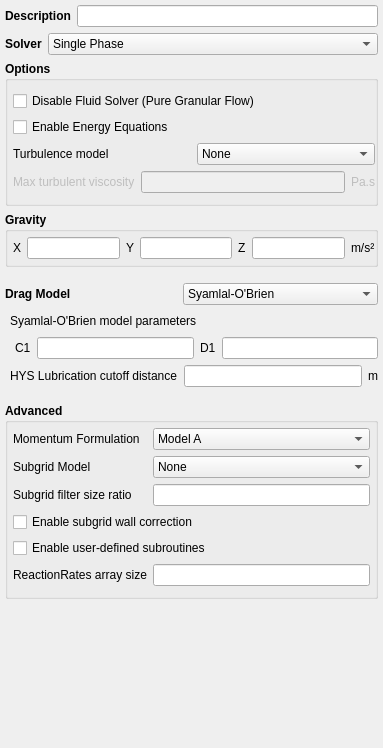
<?xml version="1.0" encoding="UTF-8"?>
<ui version="4.0">
 <class>model_setup</class>
 <widget class="QWidget" name="model_setup">
  <property name="geometry">
   <rect>
    <x>0</x>
    <y>0</y>
    <width>383</width>
    <height>748</height>
   </rect>
  </property>
  <layout class="QVBoxLayout" name="verticalLayout">
   <property name="leftMargin">
    <number>5</number>
   </property>
   <property name="topMargin">
    <number>5</number>
   </property>
   <property name="rightMargin">
    <number>5</number>
   </property>
   <property name="bottomMargin">
    <number>0</number>
   </property>
   <item>
    <layout class="QHBoxLayout" name="horizontalLayout">
     <item>
      <widget class="QLabel" name="label_description">
       <property name="font">
        <font>
         <weight>75</weight>
         <bold>true</bold>
        </font>
       </property>
       <property name="text">
        <string>Description</string>
       </property>
      </widget>
     </item>
     <item>
      <widget class="LineEdit" name="combobox_keyword_description"/>
     </item>
    </layout>
   </item>
   <item>
    <layout class="QHBoxLayout" name="horizontalLayout_2">
     <item>
      <widget class="QLabel" name="label_6">
       <property name="sizePolicy">
        <sizepolicy hsizetype="Maximum" vsizetype="Preferred">
         <horstretch>0</horstretch>
         <verstretch>0</verstretch>
        </sizepolicy>
       </property>
       <property name="font">
        <font>
         <weight>75</weight>
         <bold>true</bold>
        </font>
       </property>
       <property name="text">
        <string>Solver</string>
       </property>
      </widget>
     </item>
     <item>
      <widget class="ComboBox" name="combobox_solver">
       <item>
        <property name="text">
         <string>Single Phase</string>
        </property>
       </item>
       <item>
        <property name="text">
         <string>Two-Fluid Model (MFiX-TFM)</string>
        </property>
       </item>
       <item>
        <property name="text">
         <string>Discrete Element Model (MFiX-DEM)</string>
        </property>
       </item>
       <item>
        <property name="text">
         <string>Particle-in-Cell (MFiX-PIC)</string>
        </property>
       </item>
       <item>
        <property name="text">
         <string>MFiX-Hybrid</string>
        </property>
       </item>
      </widget>
     </item>
    </layout>
   </item>
   <item>
    <widget class="QGroupBox" name="groupBox_options">
     <property name="font">
      <font>
       <weight>75</weight>
       <bold>true</bold>
      </font>
     </property>
     <property name="title">
      <string>Options</string>
     </property>
     <property name="flat">
      <bool>true</bool>
     </property>
     <layout class="QGridLayout" name="gridLayout_2">
      <property name="leftMargin">
       <number>5</number>
      </property>
      <property name="topMargin">
       <number>10</number>
      </property>
      <property name="rightMargin">
       <number>0</number>
      </property>
      <property name="bottomMargin">
       <number>10</number>
      </property>
      <item row="0" column="0" colspan="2">
       <widget class="QCheckBox" name="checkbox_disable_fluid_solver">
        <property name="font">
         <font>
          <weight>50</weight>
          <bold>false</bold>
         </font>
        </property>
        <property name="text">
         <string>Disable Fluid Solver (Pure Granular Flow)</string>
        </property>
       </widget>
      </item>
      <item row="1" column="0" colspan="2">
       <widget class="CheckBox" name="checkbox_keyword_energy_eq">
        <property name="font">
         <font>
          <weight>50</weight>
          <bold>false</bold>
         </font>
        </property>
        <property name="text">
         <string>Enable Energy Equations</string>
        </property>
       </widget>
      </item>
      <item row="2" column="0">
       <widget class="QLabel" name="label_turbulence_model">
        <property name="enabled">
         <bool>true</bool>
        </property>
        <property name="font">
         <font>
          <weight>50</weight>
          <bold>false</bold>
         </font>
        </property>
        <property name="text">
         <string>Turbulence model</string>
        </property>
       </widget>
      </item>
      <item row="2" column="1">
       <widget class="ComboBox" name="combobox_turbulence_model">
        <property name="enabled">
         <bool>true</bool>
        </property>
        <property name="font">
         <font>
          <weight>50</weight>
          <bold>false</bold>
         </font>
        </property>
        <item>
         <property name="text">
          <string>None</string>
         </property>
        </item>
        <item>
         <property name="text">
          <string>L-Scale Mixing</string>
         </property>
        </item>
        <item>
         <property name="text">
          <string>K-ε Model</string>
         </property>
        </item>
       </widget>
      </item>
      <item row="3" column="0" colspan="2">
       <layout class="QHBoxLayout" name="horizontalLayout_3">
        <item>
         <widget class="QLabel" name="label_mu_gmax">
          <property name="enabled">
           <bool>false</bool>
          </property>
          <property name="font">
           <font>
            <weight>50</weight>
            <bold>false</bold>
           </font>
          </property>
          <property name="text">
           <string>Max turbulent viscosity</string>
          </property>
         </widget>
        </item>
        <item>
         <widget class="LineEdit" name="lineedit_keyword_mu_gmax">
          <property name="enabled">
           <bool>false</bool>
          </property>
          <property name="font">
           <font>
            <weight>50</weight>
            <bold>false</bold>
           </font>
          </property>
         </widget>
        </item>
        <item>
         <widget class="QLabel" name="label_mu_gmax_units">
          <property name="enabled">
           <bool>false</bool>
          </property>
          <property name="font">
           <font>
            <weight>50</weight>
            <bold>false</bold>
           </font>
          </property>
          <property name="text">
           <string>Pa.s</string>
          </property>
         </widget>
        </item>
       </layout>
      </item>
     </layout>
    </widget>
   </item>
   <item>
    <widget class="QWidget" name="frame_gravity" native="true">
     <layout class="QGridLayout" name="gridLayout">
      <property name="leftMargin">
       <number>0</number>
      </property>
      <property name="topMargin">
       <number>0</number>
      </property>
      <property name="rightMargin">
       <number>0</number>
      </property>
      <property name="bottomMargin">
       <number>0</number>
      </property>
      <item row="0" column="0">
       <widget class="QGroupBox" name="groupbox_gravity">
        <property name="font">
         <font>
          <weight>75</weight>
          <bold>true</bold>
         </font>
        </property>
        <property name="title">
         <string>Gravity</string>
        </property>
        <property name="flat">
         <bool>true</bool>
        </property>
        <layout class="QHBoxLayout" name="layout_gravity">
         <property name="leftMargin">
          <number>5</number>
         </property>
         <property name="topMargin">
          <number>5</number>
         </property>
         <property name="rightMargin">
          <number>0</number>
         </property>
         <property name="bottomMargin">
          <number>5</number>
         </property>
         <item>
          <widget class="QLabel" name="label_gravity_x">
           <property name="font">
            <font>
             <weight>50</weight>
             <bold>false</bold>
            </font>
           </property>
           <property name="text">
            <string>X</string>
           </property>
          </widget>
         </item>
         <item>
          <widget class="LineEdit" name="lineedit_keyword_gravity_x">
           <property name="maximumSize">
            <size>
             <width>16777215</width>
             <height>16777215</height>
            </size>
           </property>
           <property name="font">
            <font>
             <weight>50</weight>
             <bold>false</bold>
            </font>
           </property>
          </widget>
         </item>
         <item>
          <widget class="QLabel" name="label_gravity_y">
           <property name="font">
            <font>
             <weight>50</weight>
             <bold>false</bold>
            </font>
           </property>
           <property name="text">
            <string>Y</string>
           </property>
          </widget>
         </item>
         <item>
          <widget class="LineEdit" name="lineedit_keyword_gravity_y">
           <property name="maximumSize">
            <size>
             <width>16777215</width>
             <height>16777215</height>
            </size>
           </property>
           <property name="font">
            <font>
             <weight>50</weight>
             <bold>false</bold>
            </font>
           </property>
          </widget>
         </item>
         <item>
          <widget class="QLabel" name="label_gravity_z">
           <property name="font">
            <font>
             <weight>50</weight>
             <bold>false</bold>
            </font>
           </property>
           <property name="text">
            <string>Z</string>
           </property>
          </widget>
         </item>
         <item>
          <widget class="LineEdit" name="lineedit_keyword_gravity_z">
           <property name="maximumSize">
            <size>
             <width>16777215</width>
             <height>16777215</height>
            </size>
           </property>
           <property name="font">
            <font>
             <weight>50</weight>
             <bold>false</bold>
            </font>
           </property>
          </widget>
         </item>
         <item>
          <widget class="QLabel" name="label_gravity_units">
           <property name="font">
            <font>
             <weight>50</weight>
             <bold>false</bold>
            </font>
           </property>
           <property name="text">
            <string>m/s²</string>
           </property>
          </widget>
         </item>
        </layout>
       </widget>
      </item>
     </layout>
    </widget>
   </item>
   <item>
    <widget class="QWidget" name="frame_drag" native="true">
     <layout class="QVBoxLayout" name="verticalLayout_2">
      <property name="leftMargin">
       <number>0</number>
      </property>
      <property name="topMargin">
       <number>10</number>
      </property>
      <property name="rightMargin">
       <number>0</number>
      </property>
      <property name="bottomMargin">
       <number>10</number>
      </property>
      <item>
       <layout class="QHBoxLayout" name="horizontalLayout_4">
        <item>
         <widget class="QLabel" name="label_drag_type">
          <property name="font">
           <font>
            <weight>75</weight>
            <bold>true</bold>
           </font>
          </property>
          <property name="text">
           <string>Drag Model</string>
          </property>
         </widget>
        </item>
        <item>
         <widget class="ComboBox" name="combobox_drag_type">
          <item>
           <property name="text">
            <string>Syamlal-O'Brien </string>
           </property>
          </item>
          <item>
           <property name="text">
            <string>Beetstra-van der Hoef-Kuipers</string>
           </property>
          </item>
          <item>
           <property name="text">
            <string>Gidaspow</string>
           </property>
          </item>
          <item>
           <property name="text">
            <string>Gidaspow blend</string>
           </property>
          </item>
          <item>
           <property name="text">
            <string>Gidsaspow polydisperse</string>
           </property>
          </item>
          <item>
           <property name="text">
            <string>Gidaspow blend polydisperse</string>
           </property>
          </item>
          <item>
           <property name="text">
            <string>Holloway-Yin-Sundaresan</string>
           </property>
          </item>
          <item>
           <property name="text">
            <string>Koch-Hill</string>
           </property>
          </item>
          <item>
           <property name="text">
            <string>Koch-Hill polydisperse</string>
           </property>
          </item>
          <item>
           <property name="text">
            <string>Wen-Yu</string>
           </property>
          </item>
          <item>
           <property name="text">
            <string>Wen-Yu polydisperse</string>
           </property>
          </item>
          <item>
           <property name="text">
            <string>User provided</string>
           </property>
          </item>
         </widget>
        </item>
       </layout>
      </item>
      <item>
       <layout class="QHBoxLayout" name="horizontalLayout_7">
        <item>
         <spacer name="horizontalSpacer_3">
          <property name="orientation">
           <enum>Qt::Horizontal</enum>
          </property>
          <property name="sizeType">
           <enum>QSizePolicy::Fixed</enum>
          </property>
          <property name="sizeHint" stdset="0">
           <size>
            <width>5</width>
            <height>20</height>
           </size>
          </property>
         </spacer>
        </item>
        <item>
         <widget class="QLabel" name="label_syam_obrien">
          <property name="text">
           <string>Syamlal-O'Brien model parameters</string>
          </property>
          <property name="margin">
           <number>0</number>
          </property>
         </widget>
        </item>
       </layout>
      </item>
      <item>
       <layout class="QHBoxLayout" name="horizontalLayout_5">
        <item>
         <spacer name="horizontalSpacer_2">
          <property name="orientation">
           <enum>Qt::Horizontal</enum>
          </property>
          <property name="sizeType">
           <enum>QSizePolicy::Fixed</enum>
          </property>
          <property name="sizeHint" stdset="0">
           <size>
            <width>10</width>
            <height>20</height>
           </size>
          </property>
         </spacer>
        </item>
        <item>
         <widget class="QLabel" name="label_drag_c1">
          <property name="text">
           <string>C1</string>
          </property>
         </widget>
        </item>
        <item>
         <widget class="LineEdit" name="lineedit_keyword_drag_c1"/>
        </item>
        <item>
         <widget class="QLabel" name="label_drag_d1">
          <property name="text">
           <string>D1</string>
          </property>
         </widget>
        </item>
        <item>
         <widget class="LineEdit" name="lineedit_keyword_drag_d1"/>
        </item>
       </layout>
      </item>
      <item>
       <layout class="QHBoxLayout" name="horizontalLayout_6">
        <item>
         <spacer name="horizontalSpacer_4">
          <property name="orientation">
           <enum>Qt::Horizontal</enum>
          </property>
          <property name="sizeType">
           <enum>QSizePolicy::Fixed</enum>
          </property>
          <property name="sizeHint" stdset="0">
           <size>
            <width>5</width>
            <height>20</height>
           </size>
          </property>
         </spacer>
        </item>
        <item>
         <widget class="QLabel" name="label_lam_hys">
          <property name="text">
           <string>HYS Lubrication cutoff distance</string>
          </property>
         </widget>
        </item>
        <item>
         <widget class="LineEdit" name="lineedit_keyword_lam_hys"/>
        </item>
        <item>
         <widget class="QLabel" name="label_lam_hys_units">
          <property name="text">
           <string>m</string>
          </property>
         </widget>
        </item>
       </layout>
      </item>
     </layout>
    </widget>
   </item>
   <item>
    <widget class="QGroupBox" name="groupBox_advanced">
     <property name="font">
      <font>
       <weight>75</weight>
       <bold>true</bold>
      </font>
     </property>
     <property name="title">
      <string>Advanced</string>
     </property>
     <property name="flat">
      <bool>true</bool>
     </property>
     <layout class="QGridLayout" name="gridLayout_6">
      <property name="leftMargin">
       <number>5</number>
      </property>
      <property name="topMargin">
       <number>5</number>
      </property>
      <property name="rightMargin">
       <number>5</number>
      </property>
      <property name="bottomMargin">
       <number>10</number>
      </property>
      <item row="2" column="1" colspan="2">
       <widget class="LineEdit" name="lineedit_keyword_filter_size_ratio">
        <property name="sizePolicy">
         <sizepolicy hsizetype="Expanding" vsizetype="Fixed">
          <horstretch>0</horstretch>
          <verstretch>0</verstretch>
         </sizepolicy>
        </property>
        <property name="font">
         <font>
          <weight>50</weight>
          <bold>false</bold>
         </font>
        </property>
       </widget>
      </item>
      <item row="2" column="0">
       <widget class="QLabel" name="label_filter_size_ratio">
        <property name="font">
         <font>
          <weight>50</weight>
          <bold>false</bold>
         </font>
        </property>
        <property name="text">
         <string>Subgrid filter size ratio</string>
        </property>
       </widget>
      </item>
      <item row="1" column="1" colspan="2">
       <widget class="ComboBox" name="combobox_subgrid_type">
        <property name="font">
         <font>
          <weight>50</weight>
          <bold>false</bold>
         </font>
        </property>
        <item>
         <property name="text">
          <string>None</string>
         </property>
        </item>
        <item>
         <property name="text">
          <string>Igci</string>
         </property>
        </item>
        <item>
         <property name="text">
          <string>Milioli</string>
         </property>
        </item>
       </widget>
      </item>
      <item row="0" column="0">
       <widget class="QLabel" name="label_momentum_formulation">
        <property name="font">
         <font>
          <weight>50</weight>
          <bold>false</bold>
         </font>
        </property>
        <property name="layoutDirection">
         <enum>Qt::LeftToRight</enum>
        </property>
        <property name="text">
         <string>Momentum Formulation</string>
        </property>
        <property name="alignment">
         <set>Qt::AlignLeading|Qt::AlignLeft|Qt::AlignVCenter</set>
        </property>
       </widget>
      </item>
      <item row="0" column="1" colspan="2">
       <widget class="ComboBox" name="combobox_momentum_formulation">
        <property name="font">
         <font>
          <weight>50</weight>
          <bold>false</bold>
         </font>
        </property>
        <item>
         <property name="text">
          <string>Model A</string>
         </property>
        </item>
        <item>
         <property name="text">
          <string>Model B</string>
         </property>
        </item>
        <item>
         <property name="text">
          <string>Jackson</string>
         </property>
        </item>
        <item>
         <property name="text">
          <string>Ishii</string>
         </property>
        </item>
       </widget>
      </item>
      <item row="3" column="0" colspan="3">
       <widget class="CheckBox" name="checkbox_keyword_subgrid_wall">
        <property name="font">
         <font>
          <weight>50</weight>
          <bold>false</bold>
         </font>
        </property>
        <property name="text">
         <string>Enable subgrid wall correction</string>
        </property>
       </widget>
      </item>
      <item row="4" column="0" colspan="3">
       <widget class="CheckBox" name="checkbox_keyword_call_usr">
        <property name="font">
         <font>
          <weight>50</weight>
          <bold>false</bold>
         </font>
        </property>
        <property name="text">
         <string>Enable user-defined subroutines</string>
        </property>
       </widget>
      </item>
      <item row="1" column="0">
       <widget class="QLabel" name="label_subgrid_type">
        <property name="font">
         <font>
          <weight>50</weight>
          <bold>false</bold>
         </font>
        </property>
        <property name="text">
         <string>Subgrid Model</string>
        </property>
       </widget>
      </item>
      <item row="5" column="0">
       <widget class="QLabel" name="label_nrr">
        <property name="font">
         <font>
          <weight>50</weight>
          <bold>false</bold>
         </font>
        </property>
        <property name="text">
         <string>ReactionRates array size</string>
        </property>
       </widget>
      </item>
      <item row="5" column="1" colspan="2">
       <widget class="LineEdit" name="lineedit_keyword_nrr">
        <property name="font">
         <font>
          <weight>50</weight>
          <bold>false</bold>
         </font>
        </property>
       </widget>
      </item>
     </layout>
    </widget>
   </item>
   <item>
    <spacer name="verticalSpacer">
     <property name="orientation">
      <enum>Qt::Vertical</enum>
     </property>
     <property name="sizeHint" stdset="0">
      <size>
       <width>20</width>
       <height>40</height>
      </size>
     </property>
    </spacer>
   </item>
  </layout>
  <zorder>groupBox_advanced</zorder>
  <zorder>groupBox_options</zorder>
  <zorder>verticalSpacer</zorder>
  <zorder>frame_drag</zorder>
  <zorder>frame_gravity</zorder>
 </widget>
 <customwidgets>
  <customwidget>
   <class>CheckBox</class>
   <extends>QCheckBox</extends>
   <header>mfixgui.widgets.base</header>
  </customwidget>
  <customwidget>
   <class>LineEdit</class>
   <extends>QLineEdit</extends>
   <header>mfixgui.widgets.base</header>
  </customwidget>
  <customwidget>
   <class>ComboBox</class>
   <extends>QComboBox</extends>
   <header>mfixgui.widgets.base</header>
  </customwidget>
 </customwidgets>
 <tabstops>
  <tabstop>combobox_keyword_description</tabstop>
  <tabstop>combobox_solver</tabstop>
  <tabstop>checkbox_disable_fluid_solver</tabstop>
  <tabstop>checkbox_keyword_energy_eq</tabstop>
  <tabstop>combobox_turbulence_model</tabstop>
  <tabstop>lineedit_keyword_mu_gmax</tabstop>
  <tabstop>lineedit_keyword_gravity_x</tabstop>
  <tabstop>lineedit_keyword_gravity_y</tabstop>
  <tabstop>lineedit_keyword_gravity_z</tabstop>
  <tabstop>combobox_drag_type</tabstop>
  <tabstop>lineedit_keyword_drag_c1</tabstop>
  <tabstop>lineedit_keyword_drag_d1</tabstop>
  <tabstop>lineedit_keyword_lam_hys</tabstop>
  <tabstop>combobox_momentum_formulation</tabstop>
  <tabstop>combobox_subgrid_type</tabstop>
  <tabstop>lineedit_keyword_filter_size_ratio</tabstop>
  <tabstop>checkbox_keyword_subgrid_wall</tabstop>
  <tabstop>checkbox_keyword_call_usr</tabstop>
  <tabstop>lineedit_keyword_nrr</tabstop>
 </tabstops>
 <resources/>
 <connections/>
</ui>
